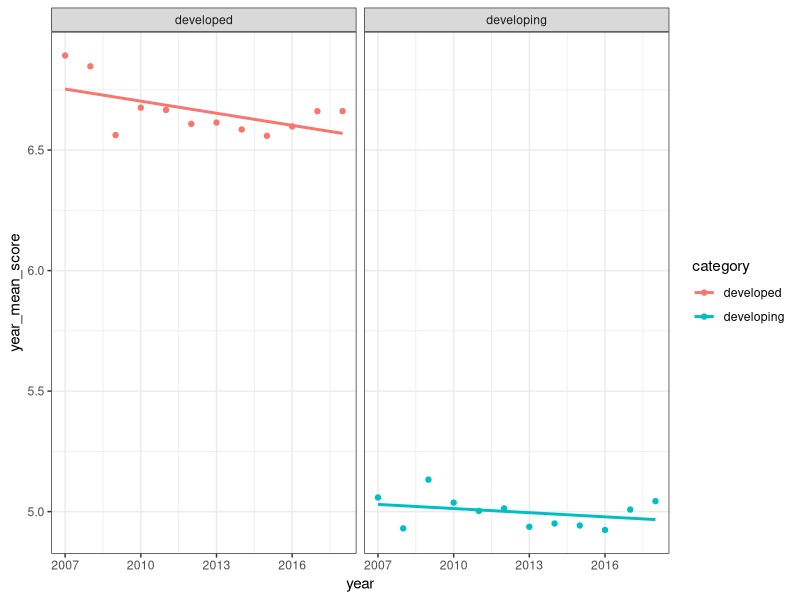
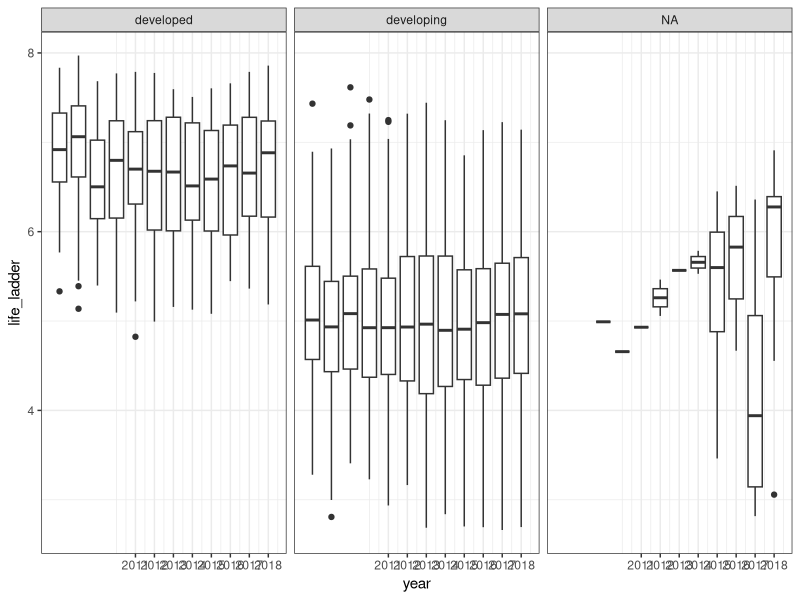
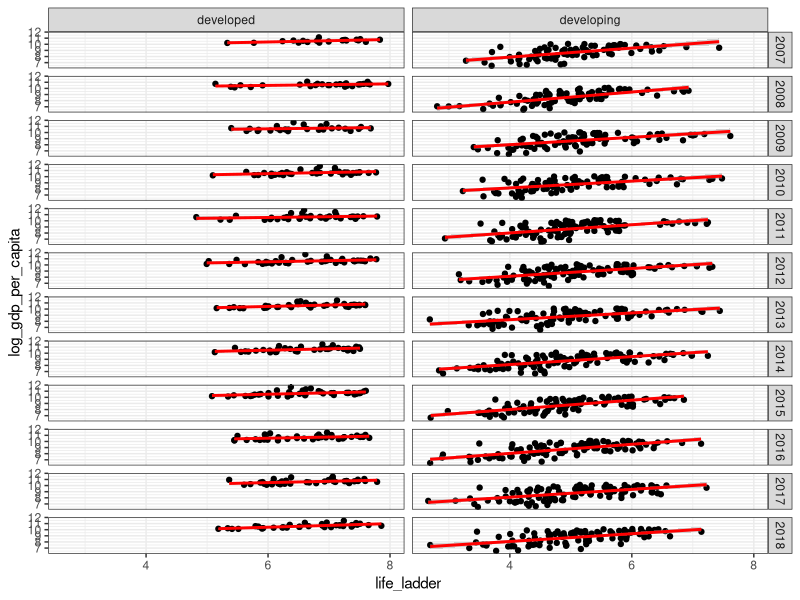

These figures' R source, in order:
## ---- chunk 1
library(tidyverse)
library(corrplot) 
knitr::opts_chunk$set(
  fig.width = 12,
  fig.asp = 1,
  out.width = "100%"
)
theme_set(theme_bw() + theme(legend.position = "right"))


## ---- chunk 2
data = read_csv("data/final_data_all_country.csv") %>%
  select(country_name:negative_affect) %>%
  unique() %>%
  mutate(gdp = exp(log_gdp_per_capita)) %>%# in the original data, they use log get the result, i try to transfer in the real way
  mutate( category = ifelse(gdp > 25000, "developed", "developing")) # actually there is no speicific cretiria to distinguish the developed and developing country.
## ---- chunk 3
data  %>%
  mutate(category = factor(category, levels  = c("developed", "developing"))) %>%
  group_by(year, category) %>% 
  summarise(year_mean_score = mean(life_ladder)) %>% 
  drop_na(category)%>%
  ggplot(aes(x = year, y = year_mean_score, color = category)) +
  geom_point() +
  geom_smooth(method = lm, se = FALSE) +  
  facet_grid(. ~ category)
## ---- chunk 4
data %>%
  group_by(year, category) %>% 
  ggplot(aes(x = year, y = life_ladder, group = year))+ geom_boxplot() + facet_grid(.~category)+ scale_x_continuous(
    breaks = c(2011, 2012, 2013,2014,2015,2016,2017,2018))

## ---- chunk 5
data %>%
  group_by(year, category) %>%
  drop_na(category)%>%
  ggplot(aes(x = life_ladder, y = log_gdp_per_capita)) +
  geom_point() +
  geom_smooth(method = lm, color = "red") +
  facet_grid(year ~ category)
